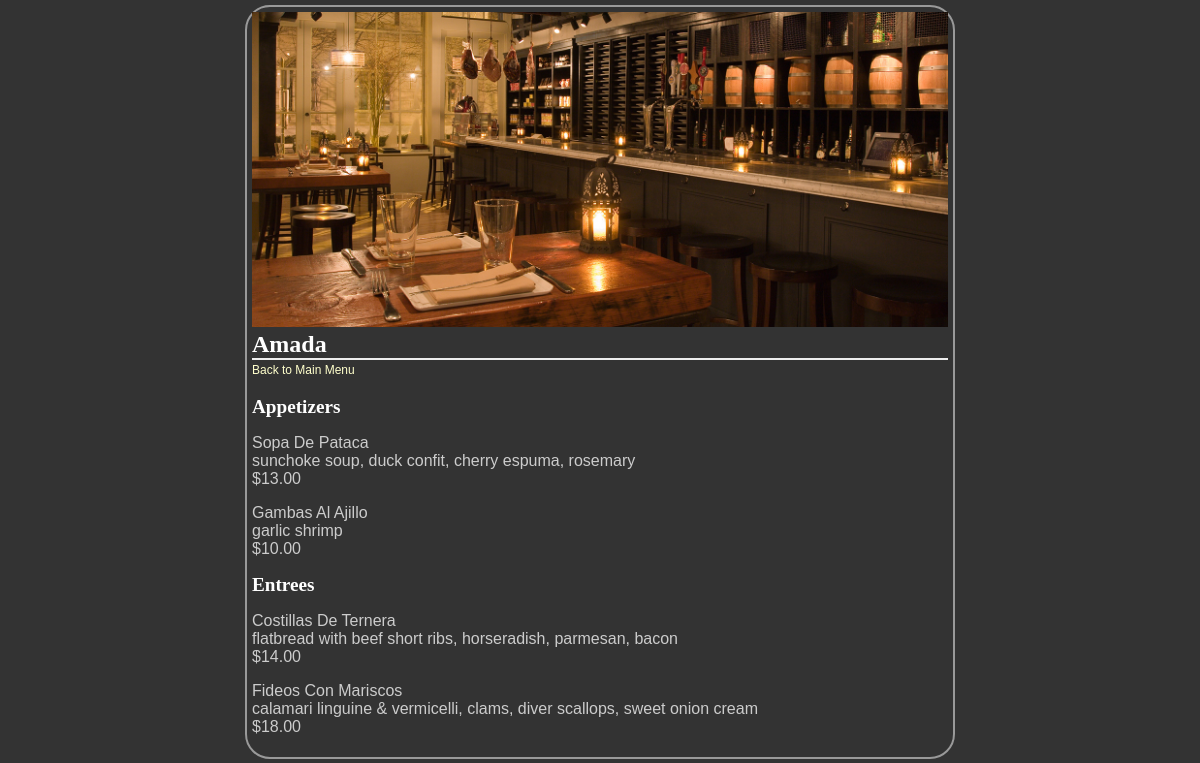
Screenshot of /restaurants/7/ with the database file from the repository.
### database_setup.py (models this page shows, shortened)
class Restaurant(Base) :
	__tablename__ = 'restaurant'
	name = Column(String(80), nullable = False)
	logo = Column(String(120), nullable = True)
	interior = Column(String(120), nullable = True)
	link = Column(String(120), nullable = True)
	neighborhood = Column(String(50), nullable = False)
	street = Column(String(120), nullable = False)
	city = Column(String(50), nullable = False)
	state = Column(String(50), nullable = False)
	zipcode = Column(String(50), nullable = False)
	foodtype = Column(String(120), nullable = False)
	id = Column(Integer, primary_key = True)
	user_id = Column(Integer, ForeignKey('user.id'))
	user = relationship(User)
	MenuItems = relationship("MenuItem", cascade="all,delete")

class MenuItem(Base) :
	__tablename__ = 'menu_item'
	name = Column(String(80), nullable = False)
	id = Column(Integer, primary_key = True)
	course = Column(String(50))
	description = Column(String(500))
	price = Column(String(50))
	restaurant_id = Column(Integer, ForeignKey('restaurant.id'))
	restaurant = relationship(Restaurant)
	user_id = Column(Integer, ForeignKey('user.id'))
	user = relationship(User)

### project.py (the view)
@app.route('/restaurants/<int:restaurant_id>/')
def restaurantMenu(restaurant_id):
    restaurant = session.query(Restaurant).filter_by(id=restaurant_id).one()
    print restaurant.user_id
    creator = getUserInfo(restaurant.user_id)
    apps = session.query(MenuItem).filter_by(restaurant_id=restaurant.id,
                                             course="Appetizer")
    appscount = apps.count()
    entrees = session.query(MenuItem).filter_by(restaurant_id=restaurant.id,
                                                course="Entree")
    entreescount = entrees.count()
    desserts = session.query(MenuItem).filter_by(restaurant_id=restaurant.id,
                                                 course="Dessert")
    dessertscount = desserts.count()
    brunches = session.query(MenuItem).filter_by(restaurant_id=restaurant.id,
                                                 course="Brunch")
    brunchescount = brunches.count()
    drinks = session.query(MenuItem).filter_by(restaurant_id=restaurant.id,
                                               course="Drink")
    drinkscount = drinks.count()
    sides = session.query(MenuItem).filter_by(restaurant_id=restaurant.id,
                                              course="Side")
    sidescount = sides.count()
    if 'username' not in login_session or creator.id != login_session['user_id']:
    	return render_template('publicrestaurantmenu.html',
            	                    restaurant=restaurant,
                	                apps=apps,
                    	            entrees=entrees,
                        	        desserts=desserts,
                            	    brunches=brunches,
               	 	                drinks=drinks,
                    	            sides=sides,
                        	        appscount=appscount,
                            	    entreescount=entreescount,
                	                dessertscount=dessertscount,
                    	            brunchescount=brunchescount,
                        	        drinkscount=drinkscount,
                            	    sidescount=sidescount)
    else:
    	return render_template('restaurantmenu.html',
                                restaurant=restaurant,
                                apps=apps,
                                entrees=entrees,
                                desserts=desserts,
                                brunches=brunches,
                                drinks=drinks,
                                sides=sides,
                                appscount=appscount,
                                entreescount=entreescount,
                                dessertscount=dessertscount,
                                brunchescount=brunchescount,
                                drinkscount=drinkscount,
                                sidescount=sidescount)

### project.py (called while the page is built)
def getUserInfo(user_id):
    user = session.query(User).filter_by(id=user_id).one()
    return user

### templates/publicrestaurantmenu.html (shortened to what this page needs)
<!DOCTYPE html>
<html>
	<head>
		<link type="text/css" rel="stylesheet" href="{{ url_for('static',filename='styles/stylesheet.css') }}"/>
	</head>
	<body>
		<div class="pane">
			{% if restaurant.interior %}
				<img src="{{url_for('static', filename = restaurant.interior)}}", style= width:100%;>
			{% else %}
				<img class="img-icon" src="{{url_for('static', filename= 'img/placeholder.png')}}">
			{% endif %}
			<a href="{{ restaurant.link }}"><h1>{{ restaurant.name }}</h1></a>
			<a href='{{url_for('restaurantList')}}'>Back to Main Menu</a>
			{% if appscount > 0 %}
				<h2>Appetizers</h2>
				{% for i in apps %}
					<p>
						{{i.name}}
						{{i.description}}
						{{i.price}}
					</p>
				{% endfor %}
			{% endif %}
			{% if entreescount > 0 %}
				<h2>Entrees</h2>
				{% for i in entrees %}
					<p>
						{{i.name}}
						{{i.description}}
						{{i.price}}
					</p>
				{% endfor %}
			{% endif %}
		</div>
	</body>
</html>

### static/styles/stylesheet.css (style rules this page uses)
body { font-family: sans-serif; background-color: #333333; margin:0; padding:0; }
h1, h2, h3, h4 { color: #FFFFFF; }
h1, h2 { font-family: 'Georgia', serif; margin: 0; }
h1 { border-bottom: 2px solid #eee; }
h2 { font-size: 1.2em; }
p, dd, dt { color: #CCCCCC; }
a { text-decoration: none; color:#FFFFCC; font-size: .75em; }
.pane { position:absolute; left: 20%; right:20%; border: 2px solid; border-radius: 25px; padding: 5px; margin: 5px; border-color: #999999; background-color: #333333 }

### rows the page displays
Restaurant: interior (picture), name "Amada"
MenuItem: name "Sopa De Pataca", description "sunchoke soup, duck confit, cherry espuma, rosemary", price "$13.00"
MenuItem: name "Gambas Al Ajillo", description "garlic shrimp", price "$10.00"
MenuItem: name "Costillas De Ternera", description "flatbread with beef short ribs, horseradish, parmesan, bacon", price "$14.00"
MenuItem: name "Fideos Con Mariscos", description "calamari linguine & vermicelli, clams, diver scallops, sweet onion cream", price "$18.00"
